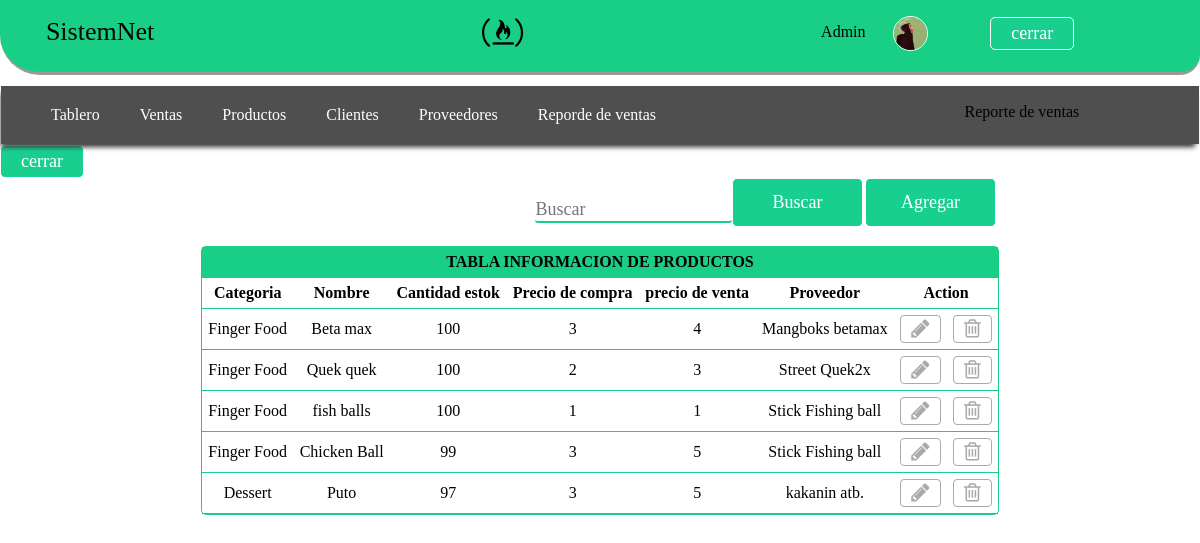
The app's page /productos.php (signed in) with its own data.
### tables this page shows
CREATE TABLE IF NOT EXISTS `products` (
  `id` int(11) NOT NULL AUTO_INCREMENT,
  `category` varchar(100) NOT NULL,
  `name` varchar(100) NOT NULL,
  `quantity` int(11) NOT NULL,
  `purchase` int(11) NOT NULL,
  `retail` int(11) NOT NULL,
  `supplier` varchar(100) NOT NULL,
  PRIMARY KEY (`id`,`category`)
);

### productos.php (the view, shortened to what this page needs)
<?php include_once"cabecera.php"; ?>
<?php include_once"navbar.php"; ?>
  <div class="container">
    <div class="row">
      <div class="col-lg-2"></div>
      <div class="col-lg-8">
        <div class="col-lg-5"></div>
        <div class="col-lg-3">
          <div class=""><form method="post"><input type="text" name="buscarproductos" value="" placeholder="Buscar" style="  width: 100%;
            padding: 12px;
            outline-color: #19CF90;
            border: none;
            border-bottom: 2px solid #19CF86;
            resize: vertical;
            font-size: 18px;
            color: #aaa;
            font-family: cursive;
            margin-top:18px;" autofocus=""></div>
        </div>
        <div class="col-lg-2"><input type="submit" value="Buscar" name="buscar" class="btn btn--claro btn--md" ></form></div>
        <div class="col-lg-2"><input type="button" name="" value="Agregar" class="btn btn--claro btn--md" onclick="agregar_popup('popup-box2')"></div>
      </div>
      <div class="col-lg-2"></div>
    </div>
    <br>
    <div class="row">
      <div class="col-lg-2"></div>
      <div class="col-lg-8">
        <table width="100%" border="0" cellspacing="0px" class="contenido">
          <tr class="table__cat">
            <th colspan="8">TABLA INFORMACION DE PRODUCTOS</th>
          </tr>
          <tr class="contenido--tr">
            <th>Categoria</th>
            <th>Nombre</th>
            <th>Cantidad estok</th>
            <th>Precio de compra</th>
            <th>precio de venta</th>
            <th>Proveedor</th>
            <th colspan="2">Action</th>
          </tr>
          <?php
          require_once './config.php';
          if(!isset($_POST['buscar'])){
          $sql="SELECT * FROM products";
          $resultado= mysqli_query($conexion, $sql);
          }else if(isset ($_POST['buscar'])){
              @$buscar=$_POST['buscarproductos'];
              $sql="SELECT * FROM products WHERE category LIKE('%$buscar%') OR NAME LIKE('%$buscar%') OR supplier LIKE('%$buscar%');";
              $resultado= mysqli_query($conexion, $sql);
          }
          while ($fila= mysqli_fetch_array($resultado)){
          ?>
          <tr class="contenido--tr">
            <td><?php echo $fila[1];?></td>
            <td><?php echo $fila[2];?></td>
            <td><?php echo $fila[3];?></td>
            <td><?php echo $fila[4];?></td>
            <td><?php echo $fila[5];?></td>
            <td><?php echo $fila[6];?></td>
            <td>
              <a href="productos_editar.php?id=<?php echo($fila['id'])?>" class="btnlk btnlk--mediano btnlk--verde fa fa-pencil fa-lg" onclick="visualizar_popup('popup-box2')"></a>
            </td>
            <td>
                <a href="eliminar.php?idp=<?php echo $fila[0]?>" class="btnlk btnlk--mediano btnlk--rojo fa fa-trash-o fa-lg"></a>
            </td>
          </tr>
          <?php }?>
        </table>
      </div>
      <div class="col-lg-2"></div>
    </div>
  </div>

### css/estilos.css (style rules this page uses)
* { margin-bottom: 20px; font-family:cursive; }
.btn { font-weight: normal; font-size: 18px; padding: 5px 20px; outline: none; border-radius: 5px; cursor: pointer; }
.btn--claro { background-color: #19CF90; border: 1px solid #fff; color: #fff; }
.btn--md { padding: 13px 30px; margin: -2px; width: 100%; }
.contenido { text-align: center; border: 1.5px solid #19CF86; border-radius:5px; }
.contenido--tr > td,th { padding: 6px; border-bottom: 1px solid #19CF86; }
.table__cat { background: #19CF86; }
input[type=text],input[type=password] { width: 100%; padding: 12px; outline-color: #19CF90; border: none; border-bottom: 2px solid #19CF86; resize: vertical; font-size: 18px; color: #aaa; font-family: cursive; }
.btnlk { padding: 10px 30px; border-radius: 4px; outline: none; background: #fff; border: 1px solid #aaa; font-size: 18px; color: #aaa; }
.btnlk--mediano { padding: 5px 10px; font-size: 15px; }

### css/grid.css (style rules this page uses)
* { margin: 0; padding: 0; list-style: none; text-decoration: none; box-sizing: border-box; }
.container { position: relative; margin: auto; width: 100%; height: auto; }
.row { position: relative; margin: auto; width: 100%; height: auto; clear: both; display: table; }
[class*="col-"] { float: left; padding: 1px; }
@media (min-width:1200px) { .col-lg-8 { width: 66.66666667%; } }
@media (min-width:1200px) { .col-lg-5 { width: 41.66666667%; } }
@media (min-width:1200px) { .col-lg-3 { width: 25%; } }
@media (min-width:1200px) { .col-lg-2 { width: 16.66666667%; } }

### productos.php (style rules this page uses)
input[type=text] { padding: 1px !important; border: 1px solid green; background-color: white !important; border-radius: 3px !important; }

### records on screen
products: category "Finger Food", name "Beta max", quantity "100", purchase "3", retail "4", supplier "Mangboks betamax"
products: category "Finger Food", name "Quek quek", quantity "100", purchase "2", retail "3", supplier "Street Quek2x"
products: category "Finger Food", name "fish balls", quantity "100", purchase "1", retail "1", supplier "Stick Fishing ball"
products: category "Finger Food", name "Chicken Ball", quantity "99", purchase "3", retail "5", supplier "Stick Fishing ball"
products: category "Dessert", name "Puto", quantity "97", purchase "3", retail "5", supplier "kakanin atb."

### other values on screen
$_SESSION["access"] "Admin"
